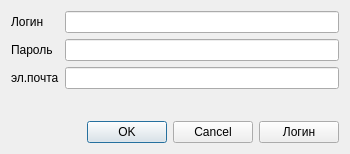
<?xml version="1.0" encoding="UTF-8"?>
<ui version="4.0">
 <class>RegistrationForm</class>
 <widget class="QWidget" name="RegistrationForm">
  <property name="geometry">
   <rect>
    <x>0</x>
    <y>0</y>
    <width>350</width>
    <height>154</height>
   </rect>
  </property>
  <property name="windowTitle">
   <string>Form</string>
  </property>
  <layout class="QVBoxLayout" name="verticalLayout">
   <item>
    <layout class="QFormLayout" name="formLayout">
     <item row="0" column="0">
      <widget class="QLabel" name="labelLogin">
       <property name="text">
        <string>Логин</string>
       </property>
      </widget>
     </item>
     <item row="1" column="0">
      <widget class="QLabel" name="labelPassword">
       <property name="text">
        <string>Пароль</string>
       </property>
      </widget>
     </item>
     <item row="2" column="0">
      <widget class="QLabel" name="labelEmail">
       <property name="text">
        <string>эл.почта</string>
       </property>
      </widget>
     </item>
     <item row="0" column="1">
      <widget class="QLineEdit" name="loginEdit"/>
     </item>
     <item row="1" column="1">
      <widget class="QLineEdit" name="passwordEdit">
       <property name="echoMode">
        <enum>QLineEdit::Password</enum>
       </property>
      </widget>
     </item>
     <item row="2" column="1">
      <widget class="QLineEdit" name="emailEdit"/>
     </item>
    </layout>
   </item>
   <item>
    <spacer name="verticalSpacer">
     <property name="orientation">
      <enum>Qt::Vertical</enum>
     </property>
     <property name="sizeHint" stdset="0">
      <size>
       <width>20</width>
       <height>40</height>
      </size>
     </property>
    </spacer>
   </item>
   <item>
    <layout class="QHBoxLayout" name="horizontalLayout">
     <item>
      <widget class="QDialogButtonBox" name="buttonBox">
       <property name="standardButtons">
        <set>QDialogButtonBox::Cancel|QDialogButtonBox::Ok</set>
       </property>
      </widget>
     </item>
     <item>
      <widget class="QPushButton" name="loginButton">
       <property name="text">
        <string>Логин</string>
       </property>
      </widget>
     </item>
    </layout>
   </item>
  </layout>
 </widget>
 <resources/>
 <connections/>
</ui>
